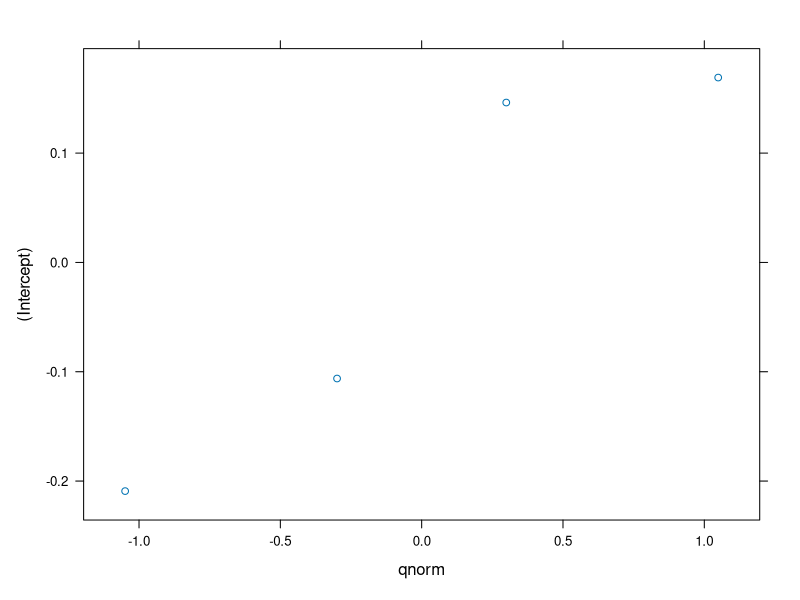

Source code (R): (Note: this script raises an error after producing the figure.)
## ---- chunk 1
library(nlme)
library(lme4)
library(lmerTest)
library(tidyverse)
library(lsmeans)
library(car)
library(multcomp)
library(multcompView)
library(ggplot2)
library(Matrix)
library(emmeans)
## ---- chunk 2
Data=read_csv("Data.csv")
Data %>% drop_na()
Data$rep=as.factor(Data$rep)
Data$herbicide=as.factor(Data$herbicide)
str(Data)
## ---- chunk 3
Soy13=filter(Data, crop=="soybean" & year=="2013")
str(Soy13)
## ---- chunk 4
Oat13=filter(Soy13, species=="oat")
str(Oat13)
## ---- chunk 5
model1=glmer(weight ~ herbicide + (1|rep), data=Oat13)
summary(model1)
coef(model1)
plot(ranef(model1))
ANOVA<-anova(model1, test.statistic = "F", type = "II")
summary(ANOVA)
Oatslsm=lsmeans(model1 , "herbicide", contr="pairwise", adjust="none", reversed = TRUE)
OatsCDL=CLD(Oatslsm, alpha=0.05, Letters=letters, adjust="none", sort=TRUE, reversed = TRUE)
OatsCDL

crop <- c("Oats","Oats","Oats","Oats","Oats","Oats","Oats","Oats","Oats","Oats","Oats","Oats","Oats","Oats","Oats")

Oats13<- data.frame(crop, OatsCDL)
## ---- chunk 6
Wr13=filter(Soy13, species=="winter rye")
str(Wr13)
## ---- chunk 7
model2=glmer(weight ~ herbicide + (1|rep), data=Wr13)
summary(model2)
coef(model2)
plot(ranef(model2))
Anova(model2, test.statistic = "F", type = "II")
Wrlsm=lsmeans(model2 , "herbicide", contr="pairwise", adjust="none")
WrCDL=CLD(Wrlsm, alpha=0.05, Letters=letters, adjust="none", sort=TRUE, reversed = TRUE)
WrCDL

crop <- c("Winter rye","Winter rye","Winter rye","Winter rye","Winter rye","Winter rye","Winter rye","Winter rye","Winter rye","Winter rye","Winter rye","Winter rye","Winter rye","Winter rye","Winter rye")

Rye13<- data.frame(crop, WrCDL)
## ---- chunk 8
Crimson13=filter(Soy13, species=="crimson")
str(Crimson13)
## ---- chunk 9
model3=glmer(weight ~ herbicide + (1|rep), data=Crimson13)
summary(model3)
coef(model3)
plot(ranef(model3))
Anova(model3, test.statistic = "F", type = "II")
Crimson13lsm=lsmeans(model3 , "herbicide", contr="pairwise", adjust="none")
Crimson13CDL=CLD(Crimson13lsm, alpha=0.05, Letters=letters, adjust="none", sort=TRUE, reversed = TRUE)
Crimson13CDL

crop <- c("Crimson","Crimson","Crimson","Crimson","Crimson","Crimson","Crimson","Crimson","Crimson","Crimson","Crimson","Crimson","Crimson","Crimson","Crimson")
Cri13<- data.frame(crop, Crimson13CDL)
## ---- chunk 10
Ba13=filter(Soy13, species=="bruiser annual ryegrass")
str(Ba13)
## ---- chunk 11
model4=glmer(weight ~ herbicide + (1|rep), data=Ba13)
summary(model4)
coef(model4)
plot(ranef(model4))
Anova(model4, test.statistic = "F", type = "II")
Ba13lsm=lsmeans(model4 , "herbicide", contr="pairwise", adjust="none", reversed=TRUE)
Ba13CDL=CLD(Ba13lsm, alpha=0.05, Letters=letters, adjust="none", sort=TRUE, reversed = TRUE)
Ba13CDL

crop <- c("Buiser annual rye","Buiser annual rye","Buiser annual rye","Buiser annual rye","Buiser annual rye","Buiser annual rye","Buiser annual rye","Buiser annual rye","Buiser annual rye","Buiser annual rye","Buiser annual rye","Buiser annual rye","Buiser annual rye","Buiser annual rye","Buiser annual rye")
Bru13<- data.frame(crop, Ba13CDL)
## ---- chunk 12
Radish13=filter(Soy13, species=="radish")
str(Radish13)
## ---- chunk 13
model5=glmer(weight ~ herbicide + (1|rep), data=Radish13)
summary(model5)
coef(model5)
plot(ranef(model5))
Anova(model5, test.statistic = "F", type = "II")
Radish13lsm=lsmeans(model5 , "herbicide", contr="pairwise", adjust="none")
Radish13CDL=CLD(Radish13lsm, alpha=0.05, Letters=letters, adjust="none", sort=TRUE, reversed = TRUE)
Radish13CDL

crop <- c("Radish","Radish","Radish","Radish","Radish","Radish","Radish","Radish","Radish","Radish","Radish","Radish","Radish","Radish","Radish")
Rad13<- data.frame(crop, Radish13CDL)
## ---- chunk 14
karg13=filter(Soy13, species=="king annual rye")
str(karg13)
## ---- chunk 15
model6=glmer(weight ~ herbicide + (1|rep), data=karg13)
summary(model6)
coef(model6)
plot(ranef(model6))
Anova(model6, test.statistic = "F", type = "II")
karg13lsm=lsmeans(model6 , "herbicide", contr="pairwise", adjust="none", reversed=TRUE)
karg13CDL=CLD(karg13lsm, alpha=0.05, Letters=letters, adjust="tukey", sort=TRUE, reversed = TRUE)
karg13CDL

crop <- c("King annual rye", "King annual rye","King annual rye","King annual rye","King annual rye","King annual rye","King annual rye","King annual rye","King annual rye","King annual rye","King annual rye","King annual rye","King annual rye","King annual rye","King annual rye")
Kin13<- data.frame(crop, karg13CDL)
## ---- chunk 16
New <- bind_rows(Oats13, Rye13, Cri13, Bru13, Rad13, Kin13)

New$herbicide <- factor(New$herbicide, levels=c("Cobra", "Extreme", "Pursuit", "Flexstar", "Warrant", "Dual", "Firstrate", "Zidua", "Gangster", "AuthorityMTZ", "Classic", "Sencor", "Valor", "Spartan", "Nontreated"), labels =c("lactofen (EPOST)", "imazethapyr + glyphosate (EPOST)",  "imazethapyr (EPOST)", "fomesafen (EPOST)", "acetochlor (EPOST)", "S-metolachlor (EPOST)", "cloransulam-methyl (EPOST)", "pyroxasulfone (PRE)", "flumioxazin + cloransulam-methyl (PRE)", "sulfentrazone + metribuzin (PRE)", "chlorimuron-ethyl (PRE)", "metribuzin (PRE)", "flumioxazin (PRE)", "sulfentrazone (PRE)",  "nontreated"))
## ---- chunk 17
s1<-ggplot(New, aes(x = herbicide, y=lsmean, label = .group)) + facet_grid(~crop) +
  geom_point(shape = 16, size = 3) + coord_flip() + ylim(-1, 8) +
  geom_errorbar(aes(ymin  =  lower.CL, ymax  =  upper.CL), width =  0.2, size  =  0.7) +
  geom_text(nudge_x = c(0, 0, 0, 0, 0, 0, 0, 0, 0, 0, 0, 0, 0, 0, 0, 0, 0),
            nudge_y = c(2.5,  2.5, 2.5,  2.5, 2.5 , 2.5,  2.5, 2.5, 2.5,  2.5, 2.5 , 2.5,  2.5, 2.5, 2.5),
            color   = "black") + labs(x="", y="Biomass (g)") +
theme_bw() + theme(axis.title   = element_text(face = "bold", size=15), panel.grid = element_blank(),
                   axis.text = element_text(size=12, color="black"), strip.text = element_text(size=12, color="black", face="bold"),
                   plot.caption = element_text(hjust = 0)) + 
  ggtitle ("", subtitle = "") + ggsave("Soy13.pdf", height=6, width=15)
## ---- chunk 18
Soy14=filter(Data, crop=="soybean" & year=="2014")
str(Soy14)
## ---- chunk 19
Oat14=filter(Soy14, species=="oat")
str(Oat14)
## ---- chunk 20
model7=glmer(weight ~ herbicide + (1|rep), data=Oat14)
summary(model7)
coef(model7)
plot(ranef(model7))
Anova(model7, test.statistic = "F", type = "II")
Oatslsm=lsmeans(model7 , "herbicide", contr="pairwise", adjust="none")
OatsCDL=CLD(Oatslsm, alpha=0.05, Letters=letters, adjust="none", sort=TRUE, reversed = TRUE)
OatsCDL

crop <- c("Oats","Oats","Oats","Oats","Oats","Oats","Oats","Oats","Oats","Oats","Oats","Oats","Oats","Oats","Oats")

Oats14<- data.frame(crop, OatsCDL)
## ---- chunk 21
Wr14=filter(Soy14, species=="winter rye")
str(Wr14)
## ---- chunk 22
model8=glmer(weight ~ herbicide + (1|rep), data=Wr14)
summary(model8)
coef(model8)
plot(ranef(model8))
Anova(model8, test.statistic = "F", type = "II")
Wrlsm=lsmeans(model8 , "herbicide", contr="pairwise", adjust="none")
WrCDL=CLD(Wrlsm, alpha=0.05, Letters=letters, adjust="none", sort=TRUE, reversed = TRUE)
WrCDL

crop <- c("Winter rye","Winter rye","Winter rye","Winter rye","Winter rye","Winter rye","Winter rye","Winter rye","Winter rye","Winter rye","Winter rye","Winter rye","Winter rye","Winter rye","Winter rye")

Rye14<- data.frame(crop, WrCDL)
## ---- chunk 23
Crimson14=filter(Soy14, species=="crimson")
str(Crimson14)
## ---- chunk 24
model9=glmer(weight ~ herbicide + (1|rep), data=Crimson14)
summary(model9)
coef(model9)
plot(ranef(model9))
Anova(model9, test.statistic = "F", type = "II")
Crimson14lsm=lsmeans(model9 , "herbicide", contr="pairwise", adjust="none")
Crimson14CDL=CLD(Crimson14lsm, alpha=0.05, Letters=letters, adjust="none", sort=TRUE, reversed = TRUE)
Crimson14CDL

crop <- c("Crimson","Crimson","Crimson","Crimson","Crimson","Crimson","Crimson","Crimson","Crimson","Crimson","Crimson","Crimson","Crimson","Crimson","Crimson")
Cri14<- data.frame(crop, Crimson14CDL)
## ---- chunk 25
Ba14=filter(Soy14, species=="bruiser annual ryegrass")
str(Ba14)
## ---- chunk 26
model10=glmer(weight ~ herbicide + (1|rep), data=Ba14)
summary(model10)
coef(model10)
plot(ranef(model10))
Anova(model10, test.statistic = "F", type = "II")
Ba14lsm=lsmeans(model10, "herbicide", contr="pairwise", adjust="none", reversed=TRUE)
Ba14CDL=CLD(Ba14lsm, alpha=0.05, Letters=letters, adjust="none", sort=TRUE, reversed = TRUE)
Ba14CDL

crop <- c("Buiser annual rye","Buiser annual rye","Buiser annual rye","Buiser annual rye","Buiser annual rye","Buiser annual rye","Buiser annual rye","Buiser annual rye","Buiser annual rye","Buiser annual rye","Buiser annual rye","Buiser annual rye","Buiser annual rye","Buiser annual rye","Buiser annual rye")
Bru14<- data.frame(crop, Ba14CDL)
## ---- chunk 27
Radish14=filter(Soy14, species=="radish")
str(Radish14)
## ---- chunk 28
model11=glmer(weight ~ herbicide + (1|rep), data=Radish14)
summary(model11)
coef(model11)
plot(ranef(model11))
Anova(model11, test.statistic = "F", type = "II")
Radish14lsm=lsmeans(model11, "herbicide", contr="pairwise", adjust="none")
Radish14CDL=CLD(Radish14lsm, alpha=0.05, Letters=letters, adjust="none", sort=TRUE, reversed = TRUE)
Radish14CDL

crop <- c("Radish","Radish","Radish","Radish","Radish","Radish","Radish","Radish","Radish","Radish","Radish","Radish","Radish","Radish","Radish")
Rad14<- data.frame(crop, Radish14CDL)
## ---- chunk 29
karg14=filter(Soy14, species=="king annual rye")
str(karg14)
## ---- chunk 30
model12=glmer(weight ~ herbicide + (1|rep), data=karg14)
summary(model12)
coef(model12)
plot(ranef(model12))
Anova(model12, test.statistic = "F", type = "II")
karg14lsm=lsmeans(model12, "herbicide", contr="pairwise", adjust="none")
karg14CDL=CLD(karg14lsm, alpha=0.05, Letters=letters, adjust="none", sort=TRUE, reversed = TRUE)
karg14CDL

crop <- c("King annual rye", "King annual rye","King annual rye","King annual rye","King annual rye","King annual rye","King annual rye","King annual rye","King annual rye","King annual rye","King annual rye","King annual rye","King annual rye","King annual rye","King annual rye")
Kin14<- data.frame(crop, karg14CDL)
## ---- chunk 31
New1 <- bind_rows(Oats14, Rye14, Cri14, Bru14, Rad14, Kin14)

New1$herbicide <- factor(New1$herbicide, levels=c("Cobra", "Extreme", "Pursuit", "Flexstar", "Warrant", "Dual", "Firstrate", "Zidua", "Gangster", "AuthorityMTZ", "Classic", "Sencor", "Valor", "Spartan", "Nontreated"), labels =c("lactofen (EPOST)", "imazethapyr + glyphosate (EPOST)",  "imazethapyr (EPOST)", "fomesafen (EPOST)", "acetochlor (EPOST)", "S-metolachlor (EPOST)", "cloransulam-methyl (EPOST)", "pyroxasulfone (PRE)", "flumioxazin + cloransulam-methyl (PRE)", "sulfentrazone + metribuzin (PRE)", "chlorimuron-ethyl (PRE)", "metribuzin (PRE)", "flumioxazin (PRE)", "sulfentrazone (PRE)",  "nontreated"))
## ---- chunk 32
s2<-ggplot(New1, aes(x = herbicide, y=lsmean, label = .group)) + facet_grid(~crop) +
  geom_point(shape = 16, size = 3) + coord_flip() + ylim(-2, 15) +
  geom_errorbar(aes(ymin  =  lower.CL, ymax  =  upper.CL), width =  0.2, size  =  0.7) +
  geom_text(nudge_x = c(0, 0, 0, 0, 0, 0, 0, 0, 0, 0, 0, 0, 0, 0, 0, 0, 0),
            nudge_y = c(5.5,  5.5, 5.5,  5.5, 5.5,  5.5, 5.5,  5.5, 5.5,  5.5, 5.5,  5.5,  5.5, 5.5, 5.5),
            color   = "black") + labs(x="", y="Biomass (g)") +
theme_bw() + theme(axis.title   = element_text(face = "bold", size=15), panel.grid = element_blank(),
                   axis.text = element_text(size=12, color="black"), strip.text = element_text(size=12, color="black", face="bold"),
                   plot.caption = element_text(hjust = 0)) + 
  ggtitle ("", subtitle = "") + ggsave("Soy14.pdf", height=6, width=15)
## ---- chunk 33
library(gridExtra)
library(cowplot)
plot_grid(s1, s2, nrow = 2, labels = c("A", "B")) +
  ggsave("Soybean.pdf", height=12, width=15, dpi=600)
